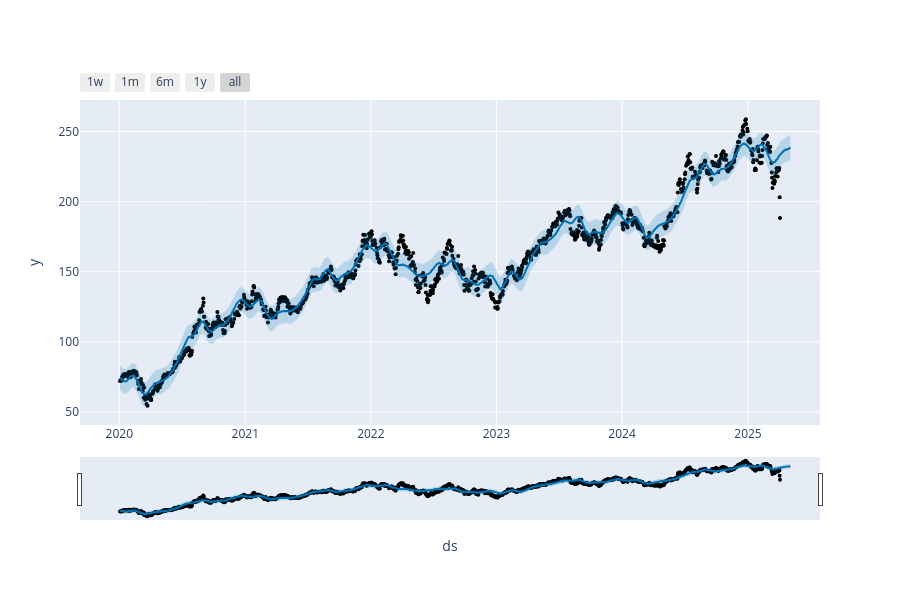

This figure's notebook cell:
### Markdown cell above
✅ Step 5: Visualize the Forecast

### Code cell
import plotly.graph_objects as go
from prophet import plot as prophet_plot
prophet_plot.go = go

from prophet.plot import plot_plotly, plot_components_plotly

# Use original model + forecast (with default column names)
model = Prophet(daily_seasonality=True).fit(prophet_data["AAPL"])
forecast = model.predict(model.make_future_dataframe(periods=30))
plot_plotly(model, forecast)

### Figure 1 — Plotly figure (JSON) as saved in the notebook; plotly's stock layout.template omitted (floating-point values rounded to 4 significant figures; data arrays with more than 128 entries replaced by an {"elided": "..."} marker saying what was removed)
{"data": [{"marker": {"color": "black", "size": 4}, "mode": "markers", "name": "Actual", "type": "scatter", "x": {"elided": "1321 str values"}, "y": {"elided": "1321 float values"}}, {"hoverinfo": "skip", "line": {"width": 0}, "mode": "lines", "type": "scatter", "x": {"elided": "1351 str values"}, "y": {"elided": "1351 float values"}}, {"fill": "tonexty", "fillcolor": "rgba(0, 114, 178, 0.2)", "line": {"color": "#0072B2", "width": 2}, "mode": "lines", "name": "Predicted", "type": "scatter", "x": {"elided": "1351 str values"}, "y": {"elided": "1351 float values"}}, {"fill": "tonexty", "fillcolor": "rgba(0, 114, 178, 0.2)", "hoverinfo": "skip", "line": {"width": 0}, "mode": "lines", "type": "scatter", "x": {"elided": "1351 str values"}, "y": {"elided": "1351 float values"}}], "layout": {"height": 600, "showlegend": false, "width": 900, "xaxis": {"rangeselector": {"buttons": [{"count": 7, "label": "1w", "step": "day", "stepmode": "backward"}, {"count": 1, "label": "1m", "step": "month", "stepmode": "backward"}, {"count": 6, "label": "6m", "step": "month", "stepmode": "backward"}, {"count": 1, "label": "1y", "step": "year", "stepmode": "backward"}, {"step": "all"}]}, "rangeslider": {"visible": true}, "title": {"text": "ds"}, "type": "date"}, "yaxis": {"title": {"text": "y"}}}}
